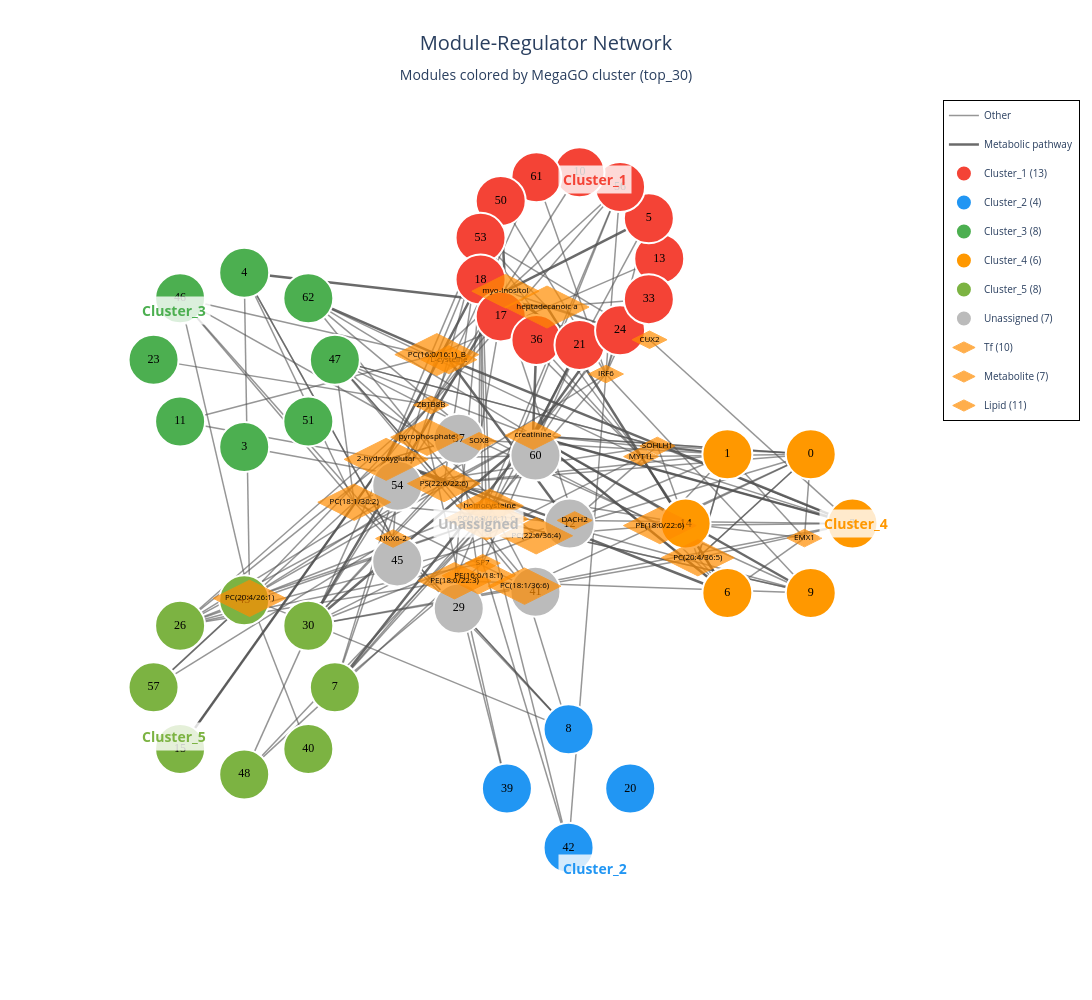
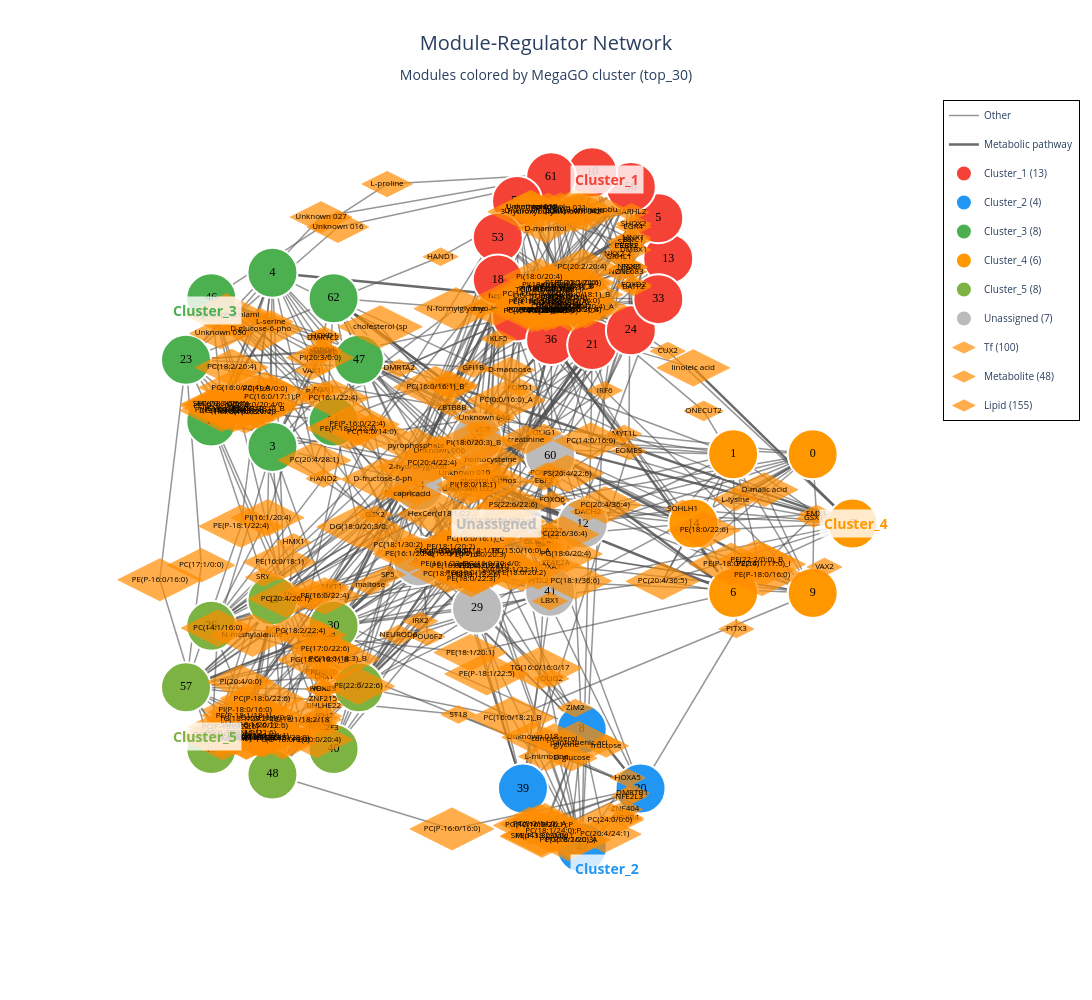

Source (notebook cell) for these figures, in order:
### Code cell
# Interactive HTML Network Visualization (Plotly) - colored by MegaGO cluster
import plotly.graph_objects as go

def create_megago_interactive_network(nodes, edges, module_clusters, config_name,
                                      module_overview, module_enrichment_all,
                                      movable=False):
    """Create interactive Plotly network with modules coloured by MegaGO cluster."""
    # build enriched hover info & optionally split into per-node traces later
    enriched_nodes = []
    for node in nodes:
        enriched_node = dict(node)
        if node['type'] == 'module':
            module_id = node['id'].replace('Module_', '')
            enriched_node['hover_info'] = build_enriched_hover_text(
                module_id, module_overview, module_enrichment_all, edges
            )
            cluster = module_clusters.get(module_id, 'Unassigned')
            enriched_node['hover_info'] += f"<br><b>MegaGO Cluster:</b> {cluster}"
        enriched_nodes.append(enriched_node)

    pos, cluster_positions = create_megago_cluster_layout(enriched_nodes, edges, module_clusters)

    all_clusters = sorted(set(module_clusters.values()))
    cluster_palette = ['#F44336', '#2196F3', '#4CAF50', '#FF9800', '#7CB342',
                       '#E91E63', '#009688', '#FF5722', '#607D8B', '#FFC107']
    cluster_color_map = {cl: cluster_palette[i % len(cluster_palette)]
                         for i, cl in enumerate(all_clusters)}
    cluster_color_map['Unassigned'] = '#BBBBBB'
    regulator_color = '#FF8C00'

    edge_styles = {
        'Causal': {'color': 'rgba(80,80,80,0.9)', 'width': 3.0, 'label': 'Causal'},
        'Metabolic_pathway': {'color': 'rgba(80,80,80,0.85)', 'width': 2.5, 'label': 'Metabolic pathway'},
        'Other': {'color': 'rgba(80,80,80,0.6)', 'width': 1.5, 'label': 'Other'}
    }
    edge_traces = {}
    for cat, style in edge_styles.items():
        edge_traces[cat] = go.Scatter(x=[], y=[],
                                      line=dict(width=style['width'], color=style['color']),
                                      hoverinfo='none', mode='lines',
                                      name=style['label'], showlegend=True)

    temp_coords = {cat: {'x': [], 'y': []} for cat in edge_traces}
    for edge in edges:
        if edge['source'] in pos and edge['target'] in pos:
            x0, y0 = pos[edge['source']]
            x1, y1 = pos[edge['target']]
            cat = edge.get('category', 'Other')
            if cat not in temp_coords:
                cat = 'Other'
            temp_coords[cat]['x'].extend([x0, x1, None])
            temp_coords[cat]['y'].extend([y0, y1, None])

    for cat, coords in temp_coords.items():
        edge_traces[cat].x = coords['x']
        edge_traces[cat].y = coords['y']

    fig = go.Figure()
    for cat in ['Other', 'Metabolic_pathway', 'Causal']:
        fig.add_trace(edge_traces[cat])

    for edge in edges:
        if edge['source'] in pos and edge['target'] in pos:
            x0, y0 = pos[edge['source']]
            x1, y1 = pos[edge['target']]
            cat = edge.get('category', 'Other')
            if cat == 'Causal':
                fig.add_annotation(
                    x=x1, y=y1, ax=x0, ay=y0,
                    xref='x', yref='y', axref='x', ayref='y',
                    showarrow=True, arrowhead=3, arrowsize=1,
                    arrowwidth=edge_styles[cat]['width'],
                    arrowcolor=edge_styles[cat]['color'],
                    opacity=0.8
                )
            elif cat == 'Metabolic_pathway':
                fig.add_trace(go.Scatter(
                    x=[x1], y=[y1], mode='markers',
                    marker=dict(symbol='circle', size=6,
                                color=edge_styles[cat]['color'], line=dict(width=0)),
                    hoverinfo='none', showlegend=False
                ))

    if movable:
        for n in enriched_nodes:
            x = pos.get(n['id'], (0, 0))[0]
            y = pos.get(n['id'], (0, 0))[1]
            label = n.get('label', n['id'])
            txt = label if n['type'] == 'module' else label[:15]
            symbol = 'circle' if n['type'] == 'module' else 'diamond-wide'
            color = cluster_color_map.get(module_clusters.get(n['id'].replace('Module_', ''), ''), '#BBBBBB') if n['type'] == 'module' else regulator_color
            size = 50 if n['type'] == 'module' else min(80, max(25, len(txt) * 4))
            fig.add_trace(go.Scatter(x=[x], y=[y], mode='markers+text',
                                     marker=dict(size=size, color=color,
                                                 line=dict(width=2, color='white'),
                                                 symbol=symbol),
                                     text=[txt], textposition='middle center',
                                     textfont=dict(size=12 if n['type'] == 'module' else 8, color='black', family='Arial Black'),
                                     hovertext=[n.get('hover_info', txt)], hoverinfo='text',
                                     name=n['id'], showlegend=False))
    else:
        for cluster in all_clusters:
            cat_nodes = [n for n in enriched_nodes if n['type'] == 'module' and
                         module_clusters.get(n['id'].replace('Module_', ''), 'Unassigned') == cluster]
            if not cat_nodes:
                continue
            x_vals = [pos[n['id']][0] for n in cat_nodes]
            y_vals = [pos[n['id']][1] for n in cat_nodes]
            hover_texts = [n.get('hover_info', n['label']) for n in cat_nodes]
            labels = [n['id'].replace('Module_', '') for n in cat_nodes]
            trace = go.Scatter(x=x_vals, y=y_vals, mode='markers+text',
                               marker=dict(size=50, color=cluster_color_map.get(cluster, '#CCCCCC'),
                                           line=dict(width=2, color='white'), symbol='circle'),
                               text=labels, textposition='middle center',
                               textfont=dict(size=12, color='black', family='Arial Black'),
                               hovertext=hover_texts, hoverinfo='text',
                               name=f"{cluster} ({len(cat_nodes)})", legendgroup=cluster)
            fig.add_trace(trace)

        unassigned_nodes = [n for n in enriched_nodes if n['type'] == 'module' and
                            module_clusters.get(n['id'].replace('Module_', ''), 'Unassigned') == 'Unassigned']
        if unassigned_nodes:
            x_vals = [pos[n['id']][0] for n in unassigned_nodes]
            y_vals = [pos[n['id']][1] for n in unassigned_nodes]
            hover_texts = [n.get('hover_info', n['label']) for n in unassigned_nodes]
            labels = [n['id'].replace('Module_', '') for n in unassigned_nodes]
            trace = go.Scatter(x=x_vals, y=y_vals, mode='markers+text',
                               marker=dict(size=50, color='#BBBBBB',
                                           line=dict(width=2, color='white'), symbol='circle'),
                               text=labels, textposition='middle center',
                               textfont=dict(size=12, color='black', family='Arial Black'),
                               hovertext=hover_texts, hoverinfo='text',
                               name=f'Unassigned ({len(unassigned_nodes)})', legendgroup='Unassigned')
            fig.add_trace(trace)

        for reg_type in ['TF', 'metabolite', 'lipid']:
            reg_nodes = [n for n in enriched_nodes if n['type'] == reg_type]
            if not reg_nodes:
                continue
            x_vals = [pos[n['id']][0] for n in reg_nodes]
            y_vals = [pos[n['id']][1] for n in reg_nodes]
            hover_texts = [n.get('hover_info', n['label']) for n in reg_nodes]
            labels = [n['label'][:15] if len(n['label']) > 15 else n['label'] for n in reg_nodes]
            sizes = [min(80, max(25, len(label) * 4)) for label in labels]
            trace = go.Scatter(x=x_vals, y=y_vals, mode='markers+text',
                               marker=dict(size=sizes, color=regulator_color, symbol='diamond-wide',
                                           line=dict(width=1, color='darkorange')),
                               text=labels, textposition='middle center',
                               textfont=dict(size=8, color='black'),
                               hovertext=hover_texts, hoverinfo='text',
                               name=f"{reg_type.capitalize()} ({len(reg_nodes)})", legendgroup=f'reg_{reg_type}')
            fig.add_trace(trace)

    annotations = []
    for cl, (x, y) in cluster_positions.items():
        annotations.append(dict(x=x * 1.3, y=y * 1.3, text=f'<b>{cl}</b>', showarrow=False,
                                font=dict(size=14, color=cluster_color_map.get(cl, '#000000')),
                                bgcolor='rgba(255,255,255,0.8)', borderpad=4))
    fig.update_layout(
        title=dict(text=f'Module-Regulator Network<br><sub>Modules colored by MegaGO cluster ({config_name})</sub>',
                   x=0.5, font=dict(size=20)),
        showlegend=True, hovermode='closest', width=1400, height=1000,
        xaxis=dict(showgrid=False, zeroline=False, showticklabels=False),
        yaxis=dict(showgrid=False, zeroline=False, showticklabels=False),
        plot_bgcolor='white', annotations=annotations,
        legend=dict(x=1.02, y=1, bgcolor='rgba(255,255,255,0.9)',
                    bordercolor='black', borderwidth=1, font=dict(size=10))
    )
    return fig

# Generate interactive HTML networks for each MegaGO configuration
print("=" * 60)
print("INTERACTIVE HTML NETWORK VISUALIZATION (MegaGO clusters)")
print("=" * 60)

for variant_name, (nodes_to_use, edges_to_use) in network_variants.items():
    for config_name, module_clusters in cluster_assignments.items():
        print(f"Generating {variant_name} network for: {config_name}")
        config_subdir = os.path.join(output_dir, config_name, variant_name)
        os.makedirs(config_subdir, exist_ok=True)
        fig = create_megago_interactive_network(
            nodes_to_use, edges_to_use, module_clusters, config_name,
            module_overview, module_enrichment_all
        )
        html_path = os.path.join(config_subdir, f'module_network_{variant_name}_megaGO_{config_name}.html')
        fig.write_html(html_path)
        print(f"  Saved: {html_path}")
        try:
            png_path = os.path.join(config_subdir, f'module_network_{variant_name}_megaGO_{config_name}.png')
            fig.write_image(png_path, width=1400, height=1000, scale=2)
            print(f"  Saved: {png_path}")
        except Exception as e:
            print(f"  Note: Could not export PNG: {e}")
        fig.show()

        mov_fig = create_megago_interactive_network(
            nodes_to_use, edges_to_use, module_clusters, config_name,
            module_overview, module_enrichment_all, movable=True
        )
        mov_html = os.path.join(config_subdir, f'module_network_{variant_name}_megaGO_{config_name}_movable.html')
        mov_fig.write_html(mov_html, config={'editable': True})
        print(f"  Saved movable version: {mov_html}")

print(f"\nAll interactive HTML networks saved to: {output_dir}")
